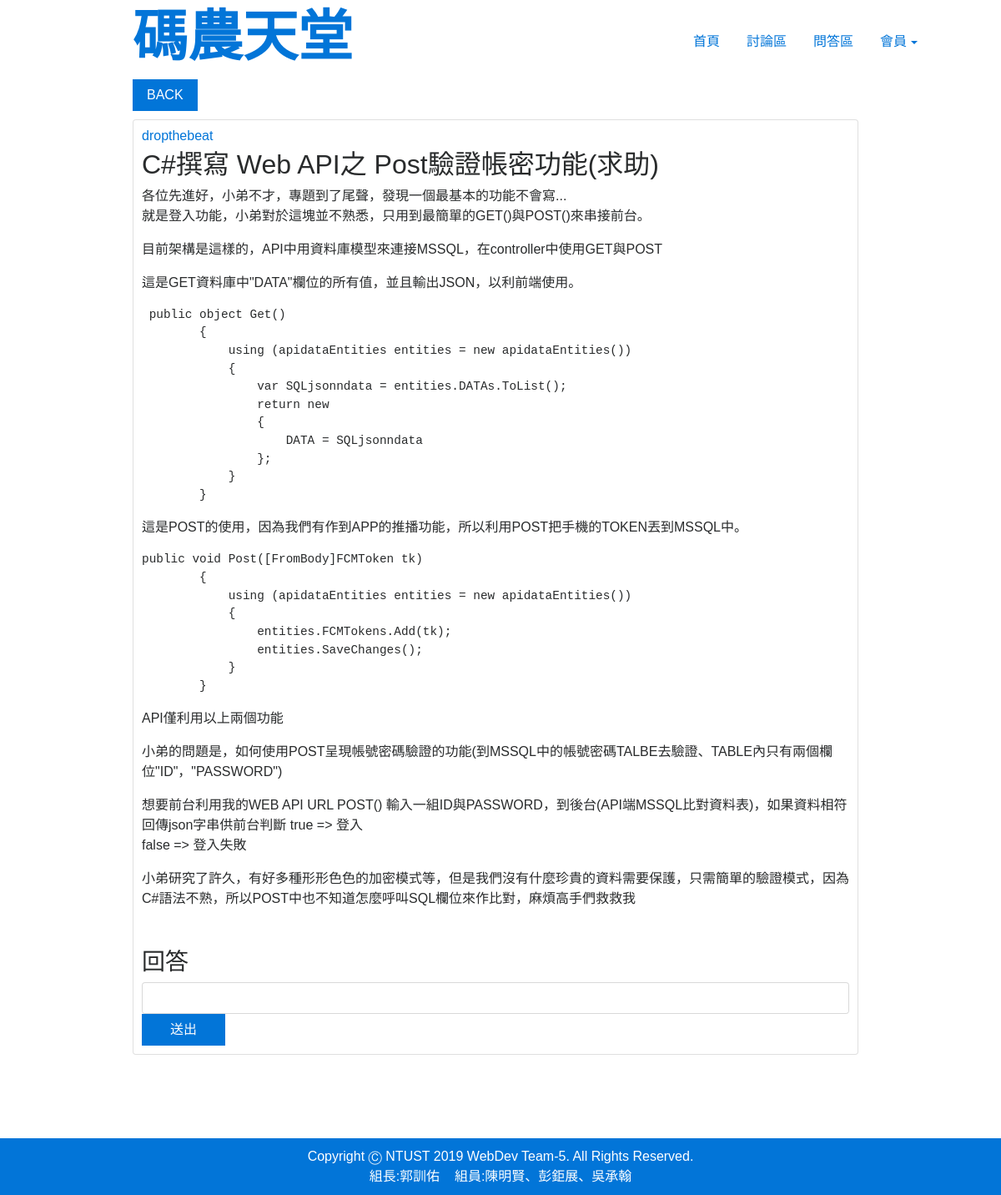
Before: /QA/detail/8/ with the older database file.
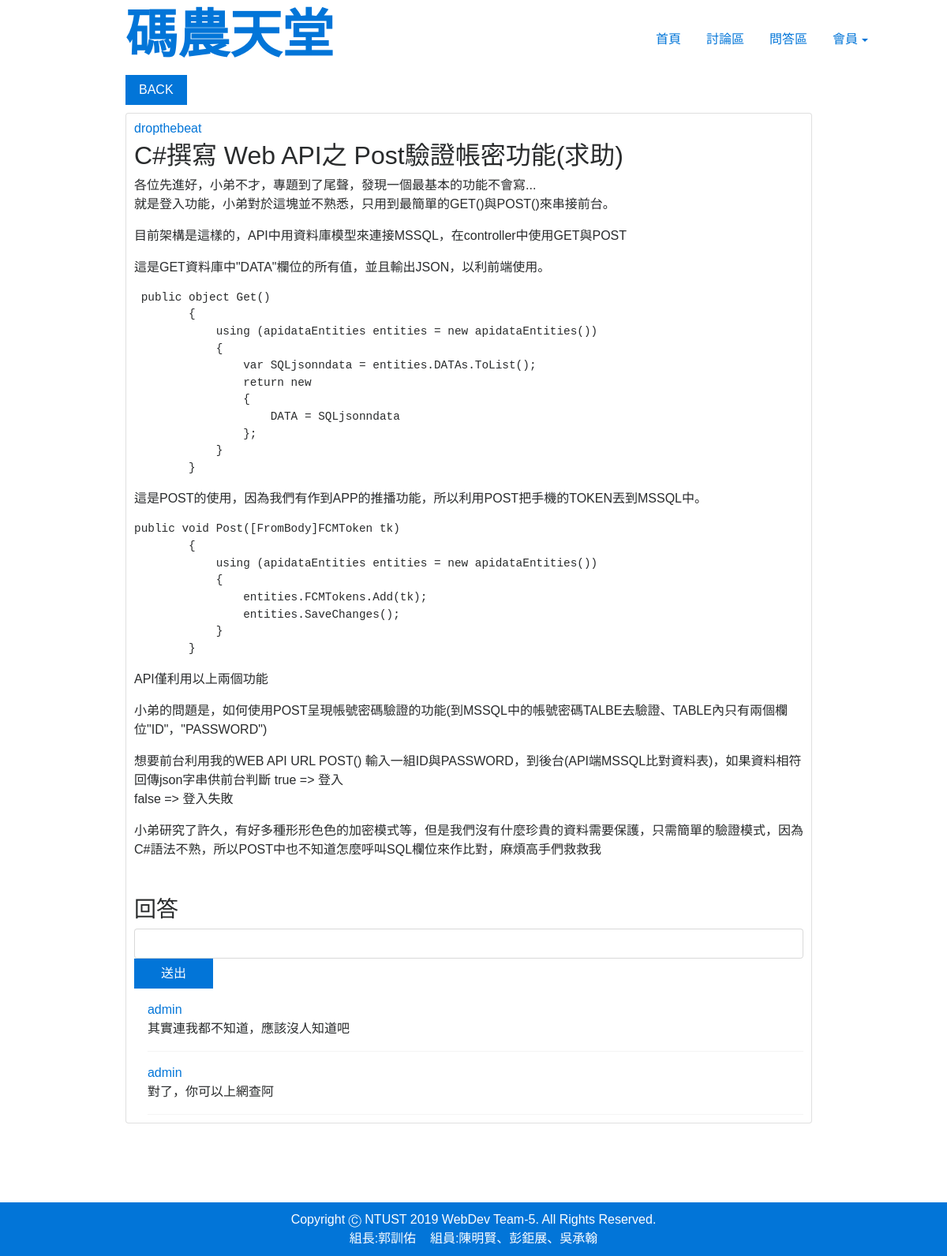
After: the same page with the newer database file.
### QA/models.py (models this page shows, shortened)
class Question(models.Model):
    title = models.CharField(max_length=225)
    body = RichTextField()
    questionType = models.ForeignKey(QuestionType,on_delete=models.CASCADE)
    postedUser = models.ForeignKey(User,on_delete=models.CASCADE)

class Answer(models.Model):
    body = models.TextField()
    abouQuestion = models.ForeignKey(Question,on_delete=models.CASCADE,default=None)
    postedUser = models.ForeignKey(User,on_delete=models.CASCADE)

### QA/views.py (the view)
# urls.py: url(r'^detail/(?P<id>\d+)/$', views.detail, name='detail'),
def detail(request, id):
    data = Question.objects.get(id=id)
    if request.user.is_authenticated:
        user = request.user
        if request.method == 'POST':
            form = forms.AnswerForm(request.POST)
            if form.is_valid():
                body = form.cleaned_data.get('body')
                ans = Answer( body=body, abouQuestion=data, postedUser=user)
                ans.save()
                return redirect(f'/QA/detail/{id}#footer')
        else:
            form = forms.AnswerForm()
    else:
        form = forms.AnswerForm()
    anss = Answer.objects.filter(abouQuestion__id=id)
    context = {
        'form': form,
        'title': 'QA',
        'data': data,
        'anss': anss,
    }
    return render(request, 'QA/detail.html', context)

### QA/forms.py
class AnswerForm(forms.Form):
    body = forms.CharField()

### QA/templates/QA/detail.html (shortened to what this page needs)
{% extends 'main/layout.html' %}
{% block content %}
<div class="col-md-9" id="div1">
    <button class="btn btn-primary create-post style-jvp6q3ta" type="button" style="position: relative;"  onclick="location.href='/QA/'">
        <div style="position: relative;display: inline-block;">BACK</div>
    </button>
    <div class="card" style="margin-top: 10px; padding: 10px">
        <h6><a href="/users/profile/{{data.postedUser.username}}">{{data.postedUser}}</a></h6>
        <h2>{{data.title}}</h2>
        <div>{{ data.body|safe }}</div>
        <h3>回答</h3>
        <form method="post">
            {% load widget_tweaks %}
            {% render_field form.body class="form-control" %}
            <div style="margin-left: auto;">
                <button class="btn btn-primary create-post style-jvp6q3ta" type="submit" style="position: relative;width:100px;" onclick="location.href='/QA/'">
                    <div style="position: relative;display: inline-block;">送出</div>
                </button>
            </div>
        </form>
        {% for data in anss%}
            <div class="card-body">
                <div class="list">
                    <p class="card-text">
                        <div class="">
                            <a href="/users/profile/{{data.postedUser.username}}">{{data.postedUser}}</a>
                        </div>
                        <div>
                            <a><span style="white-space: pre-line">{{data.body}}</span></a>
                        </div>
                    </p>
                </div>
            </div>
        {% endfor %}
    </div>
</div>
{% endblock content %}

### templates/main/layout.html (shortened to what this page needs)
<!DOCTYPE html>
<html lang="en">
<head>
    {% load static %}
    <link href="{% static "css/bootstrap.min.css" %}" rel="stylesheet">
	<link href="{% static "css/style.css" %}" rel="stylesheet">
    <link rel="stylesheet"
      href="//cdnjs.cloudflare.com/ajax/libs/highlight.js/9.15.8/styles/default.min.css">
    <link rel="stylesheet" href="{% static 'prism/prism.css' %}">
</head>
<body>
    <div class="col-md-12">
        <div class="row" style="background: white;" >
            <div class="col-md-8" id="div1">
                <h1 style="font-size: 66px;color: DodgerBlue; margin-top:1%;">
                    <a href="/" style="text-decoration:none;"><b>碼農天堂</b></a></h1>
            </div>
            <div class="col-md-4" id="div2" >
                    <ul class="nav">
                        <li class="nav-item">
                            <a class="nav-link active" href="/">首頁</a>
                        </li>
                        <li class="nav-item">
                            <a class="nav-link" href="/forum">討論區</a>
                        </li>
                        <li class="nav-item">
                            <a class="nav-link " href="/QA/">問答區</a>
                        </li>
                        {% if request.user.is_authenticated %}
                            <li class="nav-item dropdown ml-mda-uto">
                                <a class="nav-link dropdown-toggle" href="http://example.com" id="navbarDropdownMenuLink" data-toggle="dropdown">{{request.user.username}}</a>
                                <div class="dropdown-menu dropdown-menu-right" aria-labelledby="navbarDropdownMenuLink">
                                    <a class="nav-link" href="/users/profile/{{request.user.username}}">個人小屋</a>
                                    <a class="nav-link " href="/logout">登出</a>
                                </div>
                            </li>
                        {% else %}
                            <li class="nav-item dropdown ml-mda-uto">
                                <a class="nav-link dropdown-toggle" href="http://example.com" id="navbarDropdownMenuLink" data-toggle="dropdown">會員</a>
                            </li>
                        {% endif %}
                    </ul>
                <br>
            </div>
        </div>
    </div>
    <div class="col-md-12">
        <div class="col-md-9" id="div1">
        </div>
        <div class="row"  style="background: white;">
            {% block content %}
            {% endblock content %}
        </div>
    </div>
    <div id="footer" class="footer">
        Copyright &#9400; NTUST 2019 WebDev Team-5. All Rights Reserved.<br>
        組長:郭訓佑&nbsp;&nbsp;&nbsp;&nbsp;組員:陳明賢、彭鉅展、吳承翰
    </div>
</body>
</html>

### static/css/style.css (style rules this page uses)
#div1 { left:12%; }
#div2 { margin-top: 30px; }
.style-jvp6q3ta { cursor: pointer; }
.create-post { border-radius: 0px }
.list { border-bottom: 1px solid #f4f4f4; margin-left: 2%; }
body { font-family: Helvetica, Arial,LiHei Pro,黑體-繁,微軟正黑體, sans-serif!important; }
* { box-sizing: border-box; }
.footer { width: 100%; background-color: #0275d8; margin-top: 100px; color: #fff; text-align: center; padding: 10px 0; }
.card-text { margin: 15px 0; }

Changed rows visible on the page:
added Answer: postedUser "admin", body "其實連我都不知道，應該沒人知道吧"
added Answer: postedUser "admin", body "對了，你可以上網查阿"
